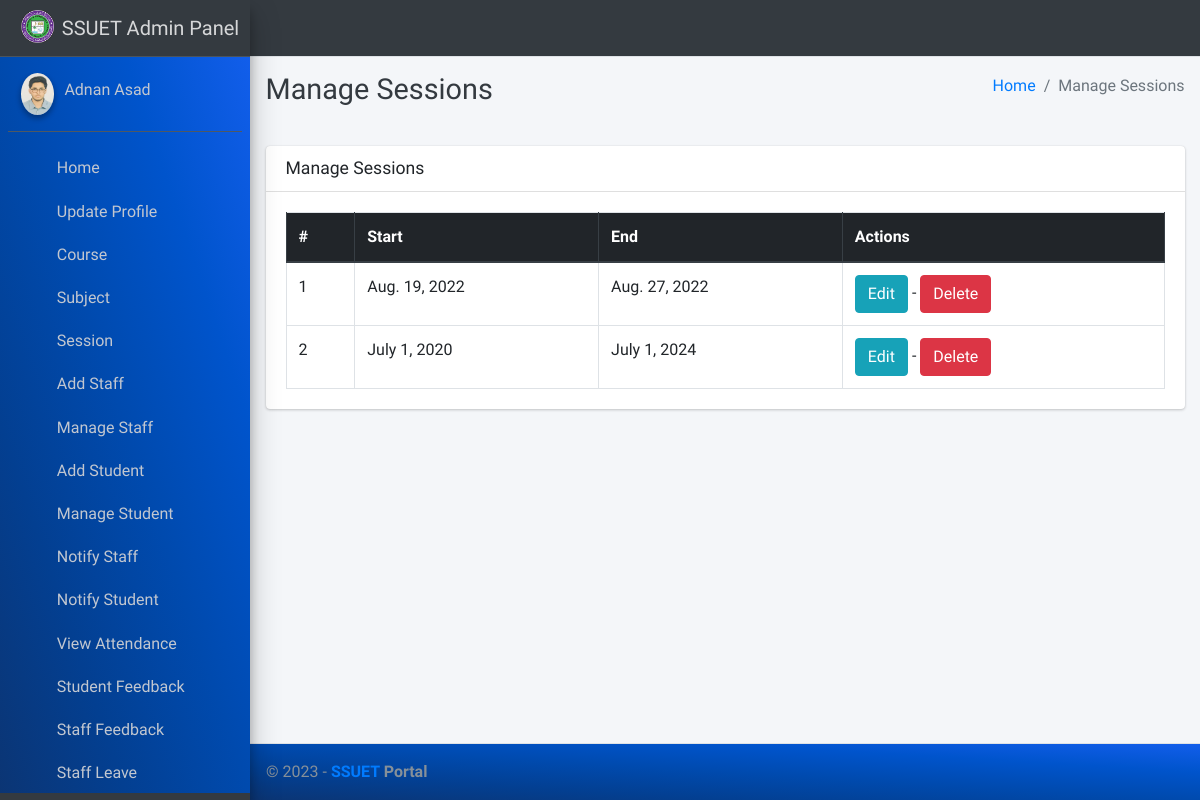
Before: /session/manage/ (signed in) with the older database file.
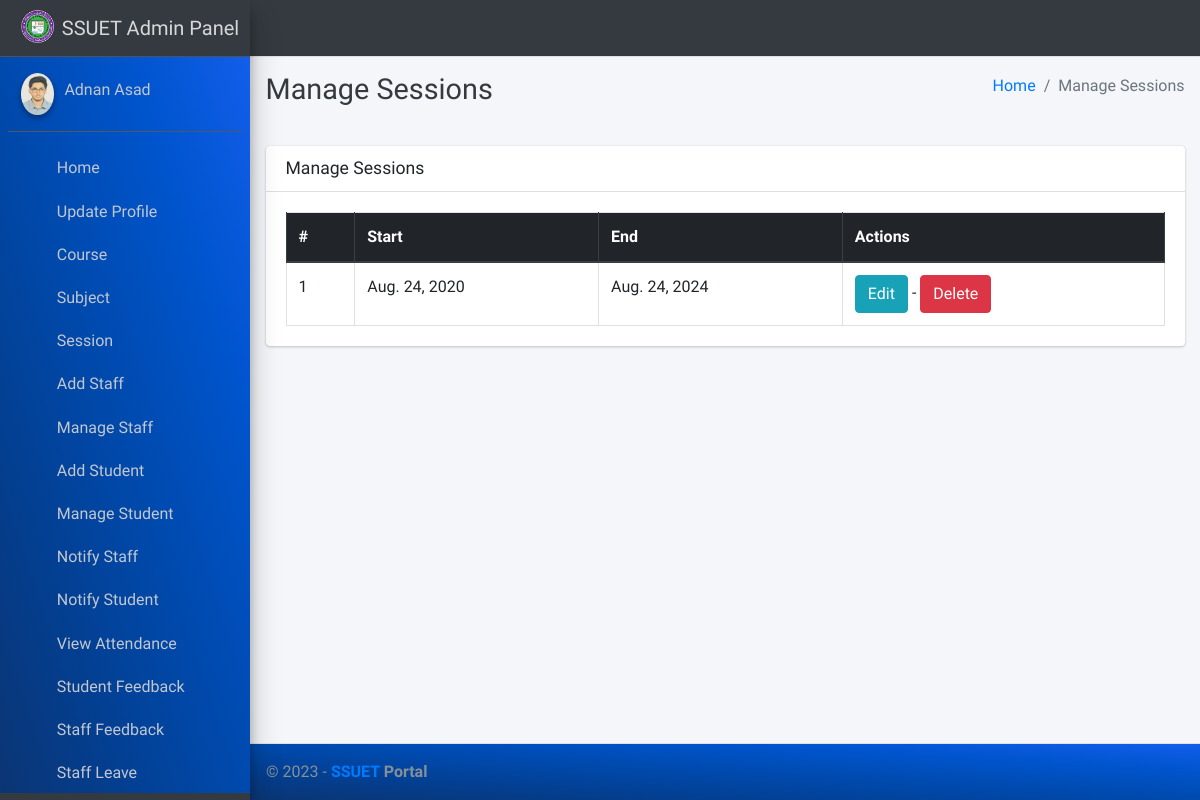
After: the same page with the newer database file.
### main_app/models.py (models this page shows, shortened)
class Session(models.Model):
    start_year = models.DateField()
    end_year = models.DateField()

### main_app/hod_views.py (the view)
# urls.py: path("session/manage/", hod_views.manage_session, name='manage_session'),
def manage_session(request):
    sessions = Session.objects.all()
    context = {'sessions': sessions, 'page_title': 'Manage Sessions'}
    return render(request, "hod_template/manage_session.html", context)

### main_app/models.py (called while the page is built)
    def __str__(self):
        return  self.first_name + " " + self.last_name

### main_app/templates/hod_template/manage_session.html
{% extends 'main_app/base.html' %}
{% load static %}
{% block page_title %}{{page_title}}{% endblock page_title %}
{% block content %}
<section class="content">
    <div class="container-fluid">
        <div class="row">
            <div class="col-md-12">
                <div class="card">
                    <div class="card-header">
                        <h3 class="card-title">{{page_title}}</h3>
                    </div>
                    <div class="card-body">
                        <table id="example2" class="table table-bordered table-hover">
                            <thead class="thead-dark">
                                <tr>
                                    <th>#</th>
                                    <th>Start</th>
                                    <th>End</th>
                                    <th>Actions</th>
                                </tr>
                            </thead>
                            <tbody>
                                {% for session in sessions %}
                                <tr>
                                    <td>{{ forloop.counter }}</td>
                                    <td>{{session.start_year}}</td>
                                    <td>{{session.end_year}}</td>
                                    <td><a href="{% url 'edit_session' session.id %}" class="btn btn-info">Edit</a> - <a href="{% url 'delete_session' session.id %}" onclick="return confirm('Are you sure you want to delete this ?')" class="btn btn-danger">Delete</a> </td>
                                </tr>
                                {% endfor %}
                            </tbody>
                        </table>
                    </div>
                </div>
            </div>
        </div>
    </div>
</section>
{% endblock content %}

Changed rows visible on the page:
removed Session: start_year "Aug. 19, 2022", end_year "Aug. 27, 2022"
removed Session: start_year "July 1, 2020", end_year "July 1, 2024"
added Session: start_year "Aug. 24, 2020", end_year "Aug. 24, 2024"
